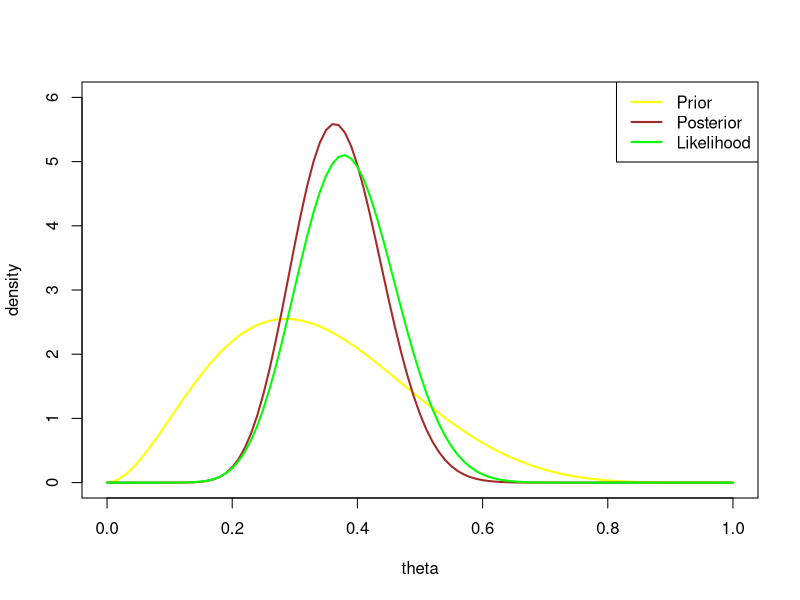
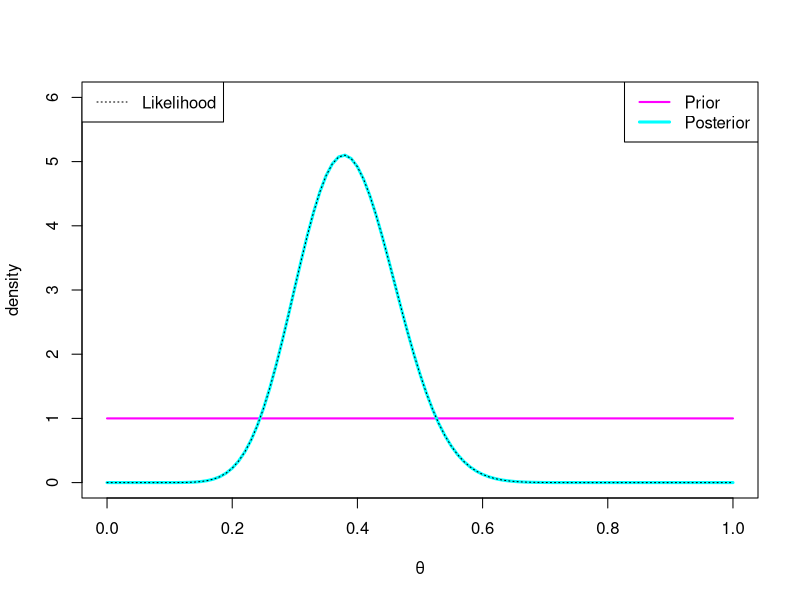
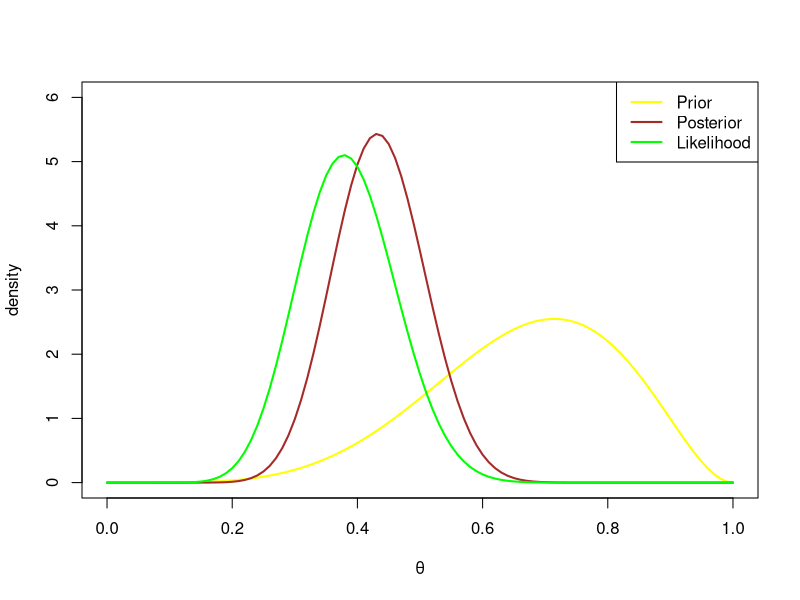
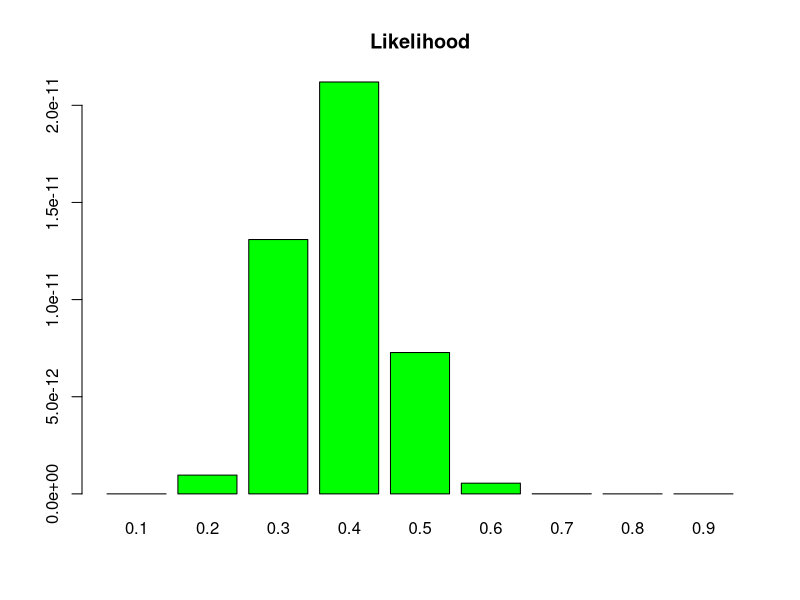
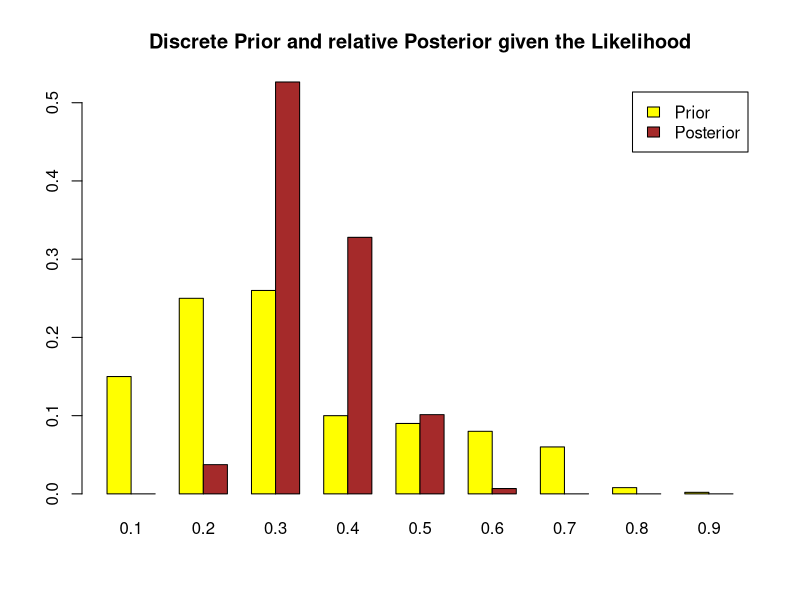
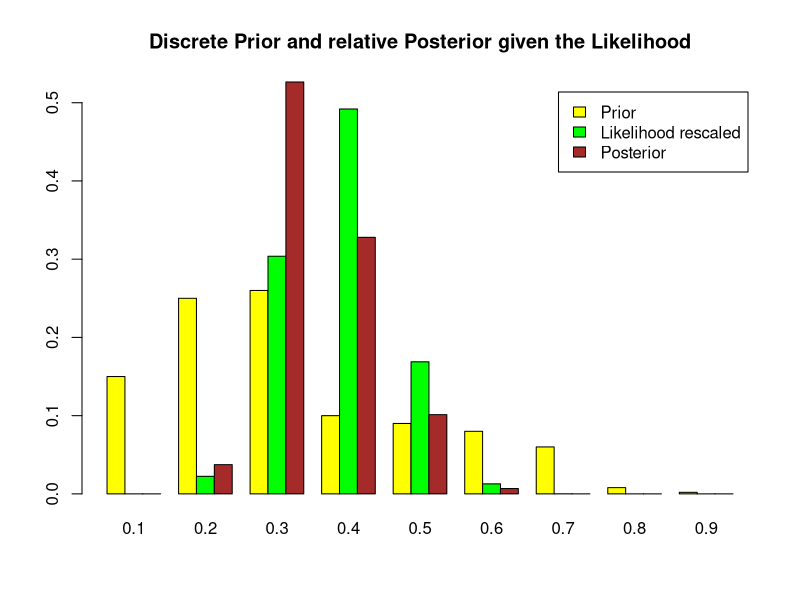
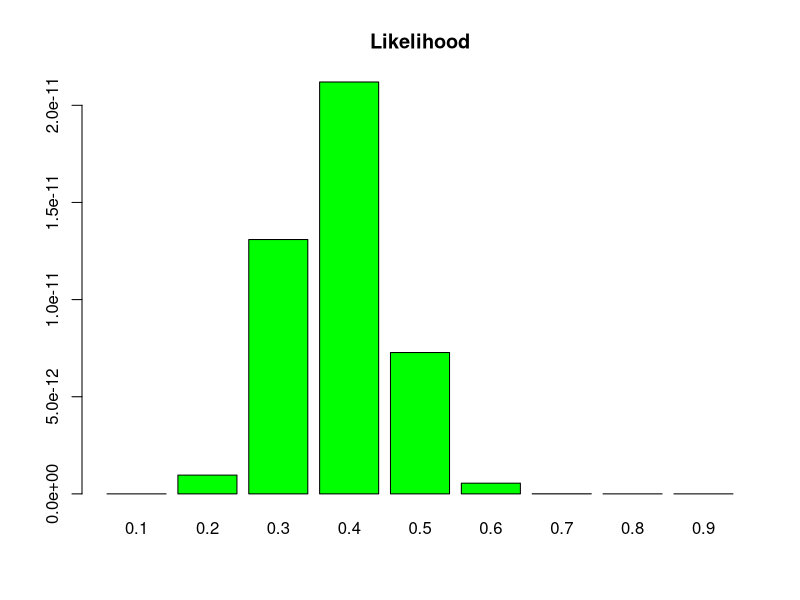
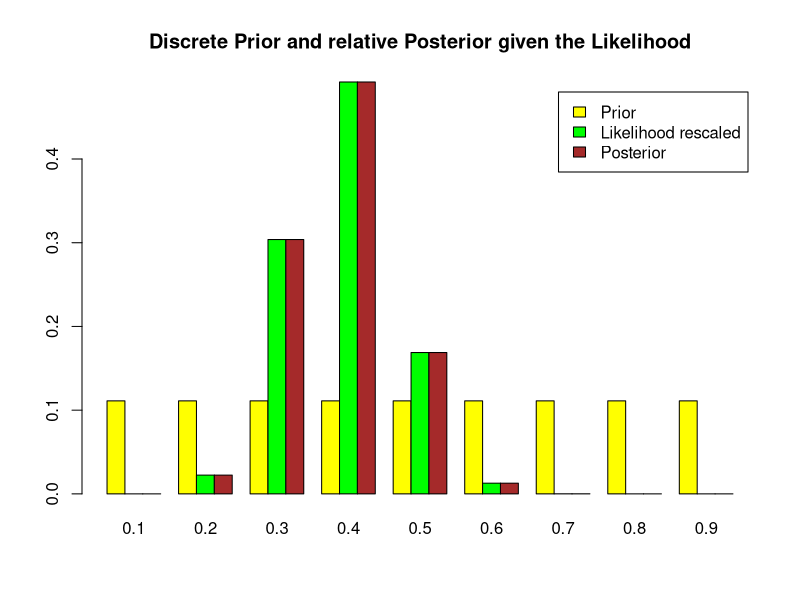

Reproduce these figures in R, in order.
## ---- chunk 1
knitr::opts_chunk$set(echo = TRUE)
## ---- chunk 2
b=6
a=3
## ---- chunk 3
#Prior mean
E_th0=a/(a+b)
E_th0
#Prior variance
var_th0=(a*b)/((a+b)^2+(a+b+1))
var_th0
#P(th<0.5)
priorE0=pbeta(0.5,a,b)
priorE0
#Verifying that the quantile, given the probability 0.85, corresponds to 0.5
quant_p0.85_th0=qbeta(0.85,a,b)
quant_p0.85_th0
## ---- chunk 4
n=37
sumy=14
an=a+sumy
bn=b+n-sumy
## ---- chunk 5
E_thn=an/(an+bn)
E_thn

#Posterior variance
var_thn=(an*bn)/((an+bn)^2+(an+bn+1))
var_thn

#Posterior mean as a convex combination
E_thn_v2=(a/(a+b))*((a+b)/(a+b+n))+(sumy/n)*(n/(a+b+n))
E_thn_v2
## ---- chunk 6
median_thn=qbeta(0.5,an,bn)
median_thn
 
quant_p0.85_thn=qbeta(0.85,an,bn)
quant_p0.85_thn

ConfRegion=qbeta(c(0.025,0.975),an,bn)
ConfRegion
## ---- chunk 7
Prior_distr=curve(dbeta(x,a,b),from=0,to=1,col="yellow",
                  lwd=2,ylab="density",xlab="theta",ylim=c(0,6))
Post_distr=curve(dbeta(x, an, bn), from=0, to=1, col="brown",
                 lwd=2,ylab="density",xlab="theta", add=T)
Likelihood_distr=curve(dbeta(x, sumy+1, n-sumy+1), from=0, to=1, col="green",
                 lwd=2,ylab="density",xlab="theta", add=T)
legend("topright",c("Prior","Posterior","Likelihood"),
       lwd=c(2,2,2),col=c("yellow","brown","green"))
## ---- chunk 8
Pred_distr=E_thn
SleepingWell_new=Pred_distr*20
SleepingWell_new
## ---- chunk 9
priorE0=pbeta(0.5,a,b)
posteriorE0=pbeta(0.5,an,bn)
priorE1=1-pbeta(0.5,a,b)
posteriorE1=1-pbeta(0.5,an,bn)
BF=(posteriorE0/posteriorE1)/(priorE0/priorE1)
BF
BFlog10=log10(BF)
BFlog10
## ---- chunk 10
al=1
be=1
## ---- chunk 11
#Prior mean
E_th0_2=al/(al+be)
E_th0_2
#Prior variance
var_th0_2=(al*be)/((al+be)^2+(al+be+1))
var_th0_2
## ---- chunk 12
n=37
sumy=14
aln=al+sumy
ben=be+n-sumy
## ---- chunk 13
#Posterior mean
E_thn_2=aln/(aln+ben)
E_thn_2
#Posterior variance
var_thn_2=(aln*ben)/((aln+ben)^2+(aln+ben+1))
var_thn_2
#Posterior mean as a convex combination 
E_thn_2_v2=(al/(al+be))*((al+be)/(al+be+n))+(sumy/n)*(n/(al+be+n))
E_thn_2_v2
## ---- chunk 14
median_thn_2=qbeta(0.5,aln,ben)
median_thn_2

quant_p0.85_thn_2=qbeta(0.85,aln,ben)
quant_p0.85_thn_2

ConfRegion_2=qbeta(c(0.025,0.975),aln,ben)
ConfRegion_2
## ---- chunk 15
Prior_distr=curve(dbeta(x,al,be),from=0,to=1,col="magenta",
                  lwd=2,ylab="density",xlab="θ",ylim=c(0,6))
Post_distr=curve(dbeta(x, aln, ben), from=0, to=1, col="cyan",
                 lwd=3,ylab="density",xlab="θ", add=T)
Likelihood_distr=curve(dbeta(x, sumy+1, n-sumy+1), from=0, to=1, col="black",
                       lwd=1,lty=3, ylab="density",xlab="θ", add=T)
legend("topright",c("Prior","Posterior"),
       lwd=c(2,3), col=c("magenta","cyan"))
legend("topleft","Likelihood",lty=3, col="black")
## ---- chunk 16
Pred_distr_2=E_thn_2
SleepingWell_new_2=Pred_distr_2*20
SleepingWell_new_2
## ---- chunk 17
priorE0_2=pbeta(0.5,al,be)
posteriorE0_2=pbeta(0.5,aln,ben)
priorE1_2=1-pbeta(0.5,al,be)
posteriorE1_2=1-pbeta(0.5,aln,ben)
BF_2=(posteriorE0_2/posteriorE1_2)/(priorE0_2/priorE1_2)
BF_2
BF_2log10=log10(BF_2)
BF_2log10
## ---- chunk 18
a3=6
b3=3
## ---- chunk 19
#Prior mean
E_th0_3=a3/(a3+b3)
E_th0_3
#P(th>0.5)
priorE1_3=1-pbeta(0.5,a3,b3)
priorE1_3
#Verifying if we have 85% probability to observe a theta greater than 0.5
quant_p0.85_th0_3=qbeta(1-0.85,a3,b3)
quant_p0.85_th0_3
#Prior variance
var_th0_3=(a3*b3)/((a3+b3)^2+(a3+b3+1))
var_th0_3
## ---- chunk 20
n=37
sumy=14
a3n=a3+sumy
b3n=b3+n-sumy
## ---- chunk 21
#Posterior mean
E_thn_3=a3n/(a3n+b3n)
E_thn_3
#Posterior variance
var_thn_3=(a3n*b3n)/((a3n+b3n)^2+(a3n+b3n+1))
var_thn_3
#Posterior mean as a convex combination of the prior and the sample means
E_thn_v2_3=(a3/(a3+b3))*((a3+b3)/(a3+b3+n))+(sumy/n)*(n/(a3+b3+n))
E_thn_v2_3
## ---- chunk 22
median_thn_3=qbeta(0.5,a3n,b3n)
median_thn_3

quant_p0.85_thn_3=qbeta(1-0.85,a3n,b3n)
quant_p0.85_thn_3

ConfRegion_3=qbeta(c(0.025,0.975),a3n,b3n)
ConfRegion_3
## ---- chunk 23
Prior_distr_3=curve(dbeta(x,a3,b3),from=0,to=1,col="yellow",
                  lwd=2,ylab="density",xlab="θ",ylim=c(0,6))
Post_distr_3=curve(dbeta(x, a3n, b3n), from=0, to=1, col="brown",
                 lwd=2,ylab="density",xlab="θ", add=T)
Likelihood_distr_3=curve(dbeta(x, sumy+1, n-sumy+1), from=0, to=1, col="green",
                       lwd=2,ylab="density",xlab="θ", add=T)
legend("topright",c("Prior","Posterior","Likelihood"),
       lwd=c(2,2,2),col=c("yellow","brown","green"))
## ---- chunk 24

Pred_distr_3=E_thn_3

SleepingWell_new_3=Pred_distr_3*20
## ---- chunk 25

priorE0_3=pbeta(0.5,a3,b3)
posteriorE0_3=pbeta(0.5,a3n,b3n)
priorE1_3
posteriorE1_3=1-pbeta(0.5,a3n,b3n)
BF_3=(posteriorE0_3/posteriorE1_3)/(priorE0_3/priorE1_3)
BF_3log10=log10(BF_3)
## ---- chunk 26
theta=seq(0.1,0.9,by=0.1)
Prior_P=c(0.15,0.25,0.26,0.10,0.09,0.08,0.06,0.008,0.002)
## ---- chunk 27
#Prior mean
E_Prior_P=0
for(i in 1:length(theta)){
  E_Prior_P=E_Prior_P+theta[i]*Prior_P[i]
}
E_Prior_P

#Prior variance
Var_Prior_P=0
for(i in 1:length(theta)){
  Var_Prior_P=Var_Prior_P+((theta[i]-E_Prior_P)^2)*Prior_P[i]
}
Var_Prior_P

#Prior probability of E0
E0_Prior_P=sum(Prior_P[1:5])
E0_Prior_P
## ---- chunk 28
sumy=14
n=37
Likelihood_P=rep(0,9)
for(i in 1:length(theta)){
  Likelihood_P[i]=theta[i]^sumy*(1-theta[i])^(n-sumy)
}
## ---- chunk 29
Likelihood_P_scaled_for_graph=rep(0,9)
for(i in 1:length(theta)){
  Likelihood_P_scaled_for_graph[i]=Likelihood_P[i]/sum(Likelihood_P[1:9])
}
## ---- chunk 30
barplot(Likelihood_P, col="green", main="Likelihood",
        names.arg=c("0.1","0.2","0.3","0.4","0.5","0.6","0.7","0.8","0.9"))
## ---- chunk 31
Numerator=rep(0,9)
Denominator=0
for(k in 1:length(theta)){
  Numerator[k]=Prior_P[k]*Likelihood_P[k]
  Denominator=Denominator+Numerator[k]
}
## ---- chunk 32
Posterior_P=rep(0,9)
sum_for_checking=0
for(h in 1:length(theta)){
  Posterior_P[h]=Numerator[h]/Denominator
  sum_for_checking=sum_for_checking+Posterior_P[h]
}
sum_for_checking
Posterior_P
## ---- chunk 33

matr_discrete_P=matrix(data=c(Prior_P,Posterior_P), 
                     nrow=2, ncol=9, byrow=T)
barplot(matr_discrete_P,col=c("yellow","brown"),beside=T, 
        main="Discrete Prior and relative Posterior given the Likelihood",
        names.arg=c("0.1","0.2","0.3","0.4","0.5","0.6","0.7","0.8","0.9"),
        legend.text=c("Prior","Posterior"))
## ---- chunk 34
matr_discrete_P_three=matrix(data=c(Prior_P,Likelihood_P_scaled_for_graph,
                                    Posterior_P), 
                       nrow=3, ncol=9, byrow=T)
barplot(matr_discrete_P_three,col=c("yellow","green","brown"),beside=T, 
        main="Discrete Prior and relative Posterior given the Likelihood",
        names.arg=c("0.1","0.2","0.3","0.4","0.5","0.6","0.7","0.8","0.9"),
        legend.text=c("Prior","Likelihood rescaled","Posterior"))
## ---- chunk 35
#Posterior mean
E_Post_P=0
for(i in 1:length(theta)){
  E_Post_P=E_Post_P+theta[i]*Posterior_P[i]
}
E_Post_P

#Posterior variance
Var_Post_P=0
for(i in 1:length(theta)){
  Var_Post_P=Var_Post_P+((theta[i]-E_Post_P)^2)*Posterior_P[i]
}
Var_Post_P

#Posterior probability of E0
E0_Posterior_P=sum(Posterior_P[1:5])
E0_Posterior_P

#The median 
Median_Posterior_P=(sum(Posterior_P[1:5])+sum(Posterior_P[1:4]))/2

#Confidence Region
CR_P=sum(Posterior_P[3:5])
## ---- chunk 36
Predictive_P=0
for(i in 1:length(theta)){
  Predictive_P=Predictive_P+theta[i]*Posterior_P[i]
}
Predictive_P
SleepingWell_new_P=Predictive_P*20
SleepingWell_new_P
## ---- chunk 37
E0_Prior_P
E0_Posterior_P
E1_Prior_P=sum(Prior_P[6:9])
E1_Posterior_P=sum(Posterior_P[6:9])
BF_P=(E0_Posterior_P/E1_Posterior_P)/(E0_Prior_P/E1_Prior_P)
BFlog10_P=log10(BF_P)
## ---- chunk 38
theta=seq(0.1,0.9,by=0.1)
Prior_P2=rep(1/9, 9)
## ---- chunk 39
#Prior mean
E_Prior_P2=0
for(i in 1:length(theta)){
  E_Prior_P2=E_Prior_P2+theta[i]*Prior_P2[i]
}
E_Prior_P2

#Prior variance
Var_Prior_P2=0
for(i in 1:length(theta)){
  Var_Prior_P2=Var_Prior_P2+((theta[i]-E_Prior_P2)^2)*Prior_P2[i]
}
Var_Prior_P2

#Prior probability of E0
E0_Prior_P2=sum(Prior_P2[1:5])
E0_Prior_P2

#Median
Median_Prior_P2=(sum(Prior_P2[1:5])+sum(Prior_P2[1:4]))/2
## ---- chunk 40
sumy=14
n=37
Likelihood_P2=rep(0,9)
for(i in 1:length(theta)){
  Likelihood_P2[i]=theta[i]^sumy*(1-theta[i])^(n-sumy)
}
Likelihood_P_scaled_for_graph_2=rep(0,9)
for(i in 1:length(theta)){
  Likelihood_P_scaled_for_graph_2[i]=Likelihood_P2[i]/sum(Likelihood_P2[1:9])
}
## ---- chunk 41

barplot(Likelihood_P2, col="green", main="Likelihood",
        names.arg=c("0.1","0.2","0.3","0.4","0.5","0.6","0.7","0.8","0.9"))
## ---- chunk 42
Numerator2=rep(0,9)
Denominator2=0
for(k in 1:length(theta)){
  Numerator2[k]=Prior_P2[k]*Likelihood_P2[k]
  Denominator2=Denominator2+Numerator2[k]
}
## ---- chunk 43

Posterior_P2=rep(0,9)
sum_for_checking2=0
for(h in 1:length(theta)){
  Posterior_P2[h]=Numerator2[h]/Denominator2
  sum_for_checking2=sum_for_checking2+Posterior_P2[h]
}
sum_for_checking2
Posterior_P2
## ---- chunk 44
matr_discrete_P_three2=matrix(data=c(Prior_P2,Likelihood_P_scaled_for_graph_2,
                                    Posterior_P2), 
                             nrow=3, ncol=9, byrow=T)
barplot(matr_discrete_P_three2,col=c("yellow","green","brown"),beside=T, 
        main="Discrete Prior and relative Posterior given the Likelihood",
        names.arg=c("0.1","0.2","0.3","0.4","0.5","0.6","0.7","0.8","0.9"),
        legend.text=c("Prior","Likelihood rescaled","Posterior"))
## ---- chunk 45
#Posterior mean
E_Post_P2=0
for(i in 1:length(theta)){
  E_Post_P2=E_Post_P2+theta[i]*Posterior_P2[i]
}
E_Post_P2

#Variance
Var_Post_P2=0
for(i in 1:length(theta)){
  Var_Post_P2=Var_Post_P2+((theta[i]-E_Post_P2)^2)*Posterior_P2[i]
}
Var_Post_P2

#Quantiles
E0_Posterior_P2=sum(Posterior_P2[1:5])
E0_Posterior_P2

#Median
Median_Posterior_P2=(sum(Posterior_P2[1:5])+sum(Posterior_P2[1:4]))/2

#Confidence Region
CR_P2=sum(Posterior_P2[3:5])
## ---- chunk 46
Predictive_P2=0
for(i in 1:length(theta)){
  Predictive_P2=Predictive_P2+theta[i]*Posterior_P2[i]
}
Predictive_P2
SleepingWell_new_P2=Predictive_P2*20
SleepingWell_new_P2
## ---- chunk 47
E0_Prior_P2
E0_Posterior_P2
E1_Prior_P2=sum(Prior_P2[6:9])
E1_Posterior_P2=sum(Posterior_P2[6:9])
BF_P2=(E0_Posterior_P2/E1_Posterior_P2)/(E0_Prior_P2/E1_Prior_P2)
BFlog10_P2=log10(BF_P2)
## ---- chunk 48
theta=seq(0.1,0.9,by=0.1)
Prior_P3=c(0.002,0.008,0.022,0.028,0.09,0.18,0.26,0.25,0.16)

#Prior mean
E_Prior_P3=0
for(i in 1:length(theta)){
  E_Prior_P3=E_Prior_P3+theta[i]*Prior_P3[i]
}
E_Prior_P3

#Prior variance
Var_Prior_P3=0
for(i in 1:length(theta)){
  Var_Prior_P3=Var_Prior_P3+((theta[i]-E_Prior_P3)^2)*Prior_P3[i]
}
Var_Prior_P3

#Prior probability of E0
E1_Prior_P3=1-sum(Prior_P3[1:5])
E1_Prior_P3
## ---- chunk 49
sumy=14
n=37
Likelihood_P3=rep(0,9)
for(i in 1:length(theta)){
  Likelihood_P3[i]=theta[i]^sumy*(1-theta[i])^(n-sumy)
}
Likelihood_P_scaled_for_graph3=rep(0,9)
for(i in 1:length(theta)){
  Likelihood_P_scaled_for_graph3[i]=Likelihood_P3[i]/sum(Likelihood_P3[1:9])
}
Likelihood_P_scaled_for_graph3
## ---- chunk 50
barplot(Likelihood_P3, col="green", main="Likelihood",
        names.arg=c("0.1","0.2","0.3","0.4","0.5","0.6","0.7","0.8","0.9"))
## ---- chunk 51
Numerator3=rep(0,9)
Denominator3=0
for(k in 1:length(theta)){
  Numerator3[k]=Prior_P3[k]*Likelihood_P3[k]
  Denominator3=Denominator3+Numerator3[k]
}
## ---- chunk 52
Posterior_P3=rep(0,9)
sum_for_checking3=0
for(h in 1:length(theta)){
  Posterior_P3[h]=Numerator3[h]/Denominator3
  sum_for_checking3=sum_for_checking3+Posterior_P3[h]
}
sum_for_checking3
Posterior_P3
## ---- chunk 53
matr_discrete_P3=matrix(data=c(Prior_P3,Posterior_P3), 
                       nrow=2, ncol=9, byrow=T)
barplot(matr_discrete_P3,col=c("yellow","brown"),beside=T, 
        main="Discrete Prior and relative Posterior given the Likelihood",
        names.arg=c("0.1","0.2","0.3","0.4","0.5","0.6","0.7","0.8","0.9"),
        legend.text=c("Prior","Posterior"))
## ---- chunk 54
matr_discrete_P_three=matrix(data=c(Prior_P3,Likelihood_P_scaled_for_graph3,
                                    Posterior_P3), 
                             nrow=3, ncol=9, byrow=T)
barplot(matr_discrete_P_three,col=c("yellow","green","brown"),beside=T, 
        main="Discrete Prior and relative Posterior given the Likelihood(rescaled)",
        names.arg=c("0.1","0.2","0.3","0.4","0.5","0.6","0.7","0.8","0.9"),
        legend.text=c("Prior","Likelihood rescaled","Posterior"))
## ---- chunk 55
#Posterior mean
E_Post_P3=0
for(i in 1:length(theta)){
  E_Post_P3=E_Post_P3+theta[i]*Posterior_P3[i]
}
E_Post_P3

#Posterior variance
Var_Post_P3=0
for(i in 1:length(theta)){
  Var_Post_P3=Var_Post_P3+((theta[i]-E_Post_P3)^2)*Posterior_P3[i]
}
Var_Post_P3

#Posterior quantiles
E0_Posterior_P3=sum(Posterior_P3[1:5])
E0_Posterior_P3

#Median
Median_Posterior_P3=(sum(Posterior_P3[1:5])+sum(Posterior_P3[1:4]))/2

#Confidence Region
CR_P3=sum(Posterior_P3[3:5])
## ---- chunk 56
Predictive_P3=0
for(i in 1:length(theta)){
  Predictive_P3=Predictive_P3+theta[i]*Posterior_P3[i]
}
Predictive_P3
SleepingWell_new_P3=Predictive_P3*20
SleepingWell_new_P3
## ---- chunk 57
E0_Prior_P3=sum(Prior_P3[1:5])
E0_Posterior_P3
E1_Prior_P3
E1_Posterior_P3=sum(Posterior_P3[6:9])
BF_P3=(E0_Posterior_P3/E1_Posterior_P3)/(E0_Prior_P3/E1_Prior_P3)
BFlog10_P3=log10(BF_P3)
## ---- chunk 58
#setting the hyperparameters as vector
s=c(4,1,0.1)
c=c(-1,0,1)

#Initializing the matrices
tab_E_th=matrix(nrow=3, ncol=3)
tab_E_th_lessthan_0.5=matrix(nrow=3, ncol=3)
G=50000

#fill the table with all the values
for (i in 1:length(c)){
  for (j in 1:length(s)){
    set.seed(137)
    x=rnorm(G, mean=c[i], sd=s[j])
    theta=1/(1+exp(-x))
    tab_E_th[j,i]=mean(theta)
    tab_E_th_lessthan_0.5[j,i]=mean(theta<0.5)
  }
}
## ---- chunk 59
round(tab_E_th,3)
## ---- chunk 60
round(tab_E_th_lessthan_0.5,3)
## ---- chunk 61
c=-1
s=1
G=50000
set.seed(137)
x=rnorm(G,c,s)
hist(x)
## ---- chunk 62
#transforming the theta
theta=1/(1+exp(-x))
hist(theta, freq=F)
## ---- chunk 63
eta_g_Prior=mean(theta)
eta_g_Prior

Prior_E0=mean(theta<0.5)
Prior_E0
## ---- chunk 64
cms=cumsum(theta)
plot(1:G,cms/1:G,type="b",ylim=c(0,1),main="cumulative mean")
abline(h=eta_g_Prior,lwd=2,col="magenta")
## ---- chunk 65
n=37
sumy=14
sample_mean=sumy/n
sample_mean
## ---- chunk 66
model_log_post=function(theta,n,sumy,c,s){
  if(theta<0|theta>1){
    return(-Inf)
  }
  out=(sumy-1)*log(theta)+(n-sumy-1)*log(1-theta)-log(s)-
    1/2*log(2*3.14)-1/(2*s^2)*(log(theta/(1-theta))-c)^2
  return(out)
}
## ---- chunk 67
#try to have an idea of the distribution
gr_th=seq(0,1,by=0.001)
post_grid=c()
for(i in 1:length(gr_th)){
    post_grid[i]=model_log_post(gr_th[i],n,sumy,c,s)
}
#posterior distribution
plot(gr_th,post_grid,lwd=3,col="magenta")
## ---- chunk 68
MH_algorithm=function(G,burnin,thin,n,sumy,c,s,sigma,theta0=0.5){
  iterations=burnin+thin*G
  g=1
  theta=vector("numeric",length=G)
  current_state=theta0
  acceptance=0;
  for(iter in 1:iterations) {
    epsilon=rnorm(1,mean=0,sd=sigma)
    prop_state=current_state+epsilon
    if(prop_state<0|prop_state>1){
      l_a=-Inf
      }else{
        l_a=min(0,(model_log_post(prop_state,n,sumy,c,s))-
              (model_log_post(current_state,n,sumy,c,s)))
      }
    l_u=log(runif(1))
    if(l_u<l_a){
      current_state=prop_state
      acceptance=acceptance+1
    }
    if((iter>burnin)&(iter%%thin==0)){
      theta[g]=current_state
      g=g+1
    }
  }
  cat("Acceptance rate=",acceptance/iterations,"\n")
  return(theta)
}
## ---- chunk 69
set.seed(137)
G=2000
burnin=1000
thin<- 1
sigma=1
th_trysample1=MH_algorithm(G,burnin,thin,n,sumy,c,s,sigma,theta0=0.5)
mean(th_trysample1)
var(th_trysample1)
sqrt(var(th_trysample1))
## ---- chunk 70
par(mfrow=c(1,2))
#trace plot
plot(th_trysample1,type="l",main="theta")
#Autocorrelation plot:
acf(th_trysample1,ylim=c(0,1))
## ---- chunk 71
set.seed(137)
sigma=sqrt(var(th_trysample1))
th_trysample2=MH_algorithm(G,burnin,thin,n,sumy,c,s,sigma,theta0=0.5)
mean(th_trysample2)
var(th_trysample2)
sqrt(var(th_trysample2))
## ---- chunk 72
#trace plot
plot(th_trysample2,type="l",main="theta")
#Autocorrelation plot:
acf(th_trysample2,ylim=c(0,1))
## ---- chunk 73
set.seed(137)
G=5000
burnin=1000
thin<- 5
sigma=sqrt(var(th_trysample2))
th_trysample3=MH_algorithm(G,burnin,thin,n,sumy,c,s,sigma,theta0=0.5)
mean(th_trysample3)
var(th_trysample3)
sqrt(var(th_trysample3))
## ---- chunk 74
#trace plot
plot(th_trysample3,type="l",main="theta")
#Autocorrelation plot:
acf(th_trysample3,ylim=c(0,1))
## ---- chunk 75
set.seed(137)
G=5000
burnin=1000
thin<- 5
sigma=sqrt(var(th_trysample3))
th_trysample4=MH_algorithm(G,burnin,thin,n,sumy,c,s,sigma,theta0=0.5)
mean(th_trysample4)
var(th_trysample4)
## ---- chunk 76
#trace plot
plot(th_trysample4,type="l",main="theta")
#Autocorrelation plot:
acf(th_trysample4,ylim=c(0,1))
## ---- chunk 77
set.seed(137)
G=5000
burnin=1000
thin<- 10
sigma=0.1
th_trysample5=MH_algorithm(G,burnin,thin,n,sumy,c,s,sigma,theta0=0.5)
mean(th_trysample5)
var(th_trysample5)
## ---- chunk 78
#trace plot
plot(th_trysample5,type="l",main="theta")
#Autocorrelation plot:
acf(th_trysample5,ylim=c(0,1))
## ---- chunk 79
set.seed(137)
G=5000
burnin=1000
thin<- 10
sigma=0.3
th_trysample6=MH_algorithm(G,burnin,thin,n,sumy,c,s,sigma,theta0=0.5)
mean(th_trysample6)
var(th_trysample6)
## ---- chunk 80
#trace plot
plot(th_trysample6,type="l",main="theta")
#Autocorrelation plot:
acf(th_trysample6,ylim=c(0,1))
## ---- chunk 81
set.seed(137)
G=5000
burnin=1000
thin<- 10
sigma=0.391
th_trysample7=MH_algorithm(G,burnin,thin,n,sumy,c,s,sigma,theta0=0.5)
mean(th_trysample7)
var(th_trysample7)
## ---- chunk 82
#trace plot
plot(th_trysample7,type="l",main="theta")
#Autocorrelation plot:
acf(th_trysample7,ylim=c(0,1))
## ---- chunk 83
th_Post=th_trysample7
## ---- chunk 84
#Posterior mean
eta_g_Post=mean(th_Post)
eta_g_Post

#Posterior variance
PostVar=var(th_Post)
PostSD=sqrt(PostVar)
PostVar
PostSD
## ---- chunk 85
par(mfrow=c(1,1))
plot(th_Post,type="l", main="theta")
acf(th_Post,ylim=c(0,1), main="Autocorrelation of theta chain")
hist(th_Post,nclass="fd",freq=F,main="Posterior density of theta",col="green")
#kernel density
lines(density(th_Post),col="black",lwd=3)
## ---- chunk 86
#Posterior quantile
quantile(th_Post,prob=c(0.025,0.5,0.975))
hist(th_Post,nclass="fd",freq=F,main="Posterior density of theta",col="green")
abline(v=quantile(th_Post,prob=0.025),col="red",lty=2,lwd=3)
abline(v=quantile(th_Post,prob=0.5),col="red",lty=2,lwd=3)
abline(v=quantile(th_Post,prob=0.975),col="red",lty=2,lwd=3)
## ---- chunk 87
y_star <- vector(length=G)
for(g in 1:G){
  y_star[g]=rbinom(1,1,th_Post[g])
}
SleepingWellPrediction=mean(y_star)*20
SleepingWellPrediction
## ---- chunk 88
Prior_E0
Post_E0=mean(th_Post<0.5)
Prior_E1=1-Prior_E0
Post_E1=1-Post_E0
BayesFactor=(Post_E0/Post_E1)/(Prior_E0/Prior_E1)
BayesFactor_log10=log10(BayesFactor)
## ---- chunk 89
c=0
s=1
G=50000
set.seed(137)
x=rnorm(G,c,s)
hist(x)

#transforming the theta
theta=1/(1+exp(-x))

#Monte Carlo estimation of mean and P(theta<=0.5)
eta_g_Prior=mean(theta)
eta_g_Prior
Prior_E0=mean(theta<0.5)
Prior_E0
## ---- chunk 90
cms=cumsum(theta)
plot(1:G,cms/1:G,type="b",ylim=c(0,1),main="cumulative mean")
abline(h=eta_g_Prior,lwd=2,col="magenta")
## ---- chunk 91
gr_th=seq(0,1,by=0.001)
post_grid=c()
for(i in 1:length(gr_th)){
  post_grid[i]=model_log_post(gr_th[i],n,sumy,c,s)
}
#posterior distribution
plot(gr_th,post_grid,lwd=3,col="magenta")
## ---- chunk 92
#Seventh try
set.seed(137)
G=5000
burnin=1000
thin<- 10
sigma=0.396
th_trysample7=MH_algorithm(G,burnin,thin,n,sumy,c,s,sigma,theta0=0.5)
mean(th_trysample7)
var(th_trysample7)
#Graphical inspection
#trace plot
plot(th_trysample7,type="l",main="theta")
#Autocorrelation plot:
acf(th_trysample7,ylim=c(0,1))
## ---- chunk 93
th_Post=th_trysample7
#Posterior mean
eta_g_Post=mean(th_Post)
eta_g_Post

#Posterior variance
PostVar=var(th_Post)
PostSD=sqrt(PostVar)
PostVar
PostSD

#Posterior quantile
quantile(th_Post,prob=c(0.025,0.5,0.975))
hist(th_Post,nclass="fd",freq=F,main="Posterior density of theta",col="green")
abline(v=quantile(th_Post,prob=0.025),col="red",lty=2,lwd=3)
abline(v=quantile(th_Post,prob=0.5),col="red",lty=2,lwd=3)
abline(v=quantile(th_Post,prob=0.975),col="red",lty=2,lwd=3)
## ---- chunk 94
par(mfrow=c(1,1))
plot(th_Post,type="l", main="theta")
acf(th_Post,ylim=c(0,1), main="Autocorrelation of theta chain")
hist(th_Post,nclass="fd",freq=F,main="Posterior density of theta",col="green")
#kernel density
lines(density(th_Post),col="black",lwd=3)
## ---- chunk 95
y_star <- vector(length=G)
for(g in 1:G){
  y_star[g]=rbinom(1,1,th_Post[g])
}
SleepingWellPrediction=mean(y_star)*20
## ---- chunk 96
Prior_E0
Post_E0=mean(th_Post<0.5)
Prior_E1=1-Prior_E0
Post_E1=1-Post_E0
BayesFactor=(Post_E0/Post_E1)/(Prior_E0/Prior_E1)
BayesFactor_log10=log10(BayesFactor)
## ---- chunk 97
c=1
s=1
G=50000
set.seed(137)
x=rnorm(G,c,s)
hist(x)

#transforming the theta
theta=1/(1+exp(-x))

#Monte Carlo estimation of mean and P(theta<=0.5)
eta_g_Prior=mean(theta)
eta_g_Prior
Prior_E0=mean(theta<0.5)
Prior_E0
Density_th_Prior=hist(theta, freq=F)

#running mean and convergence
cms=cumsum(theta)
plot(1:G,cms/1:G,type="b",ylim=c(0,1),main="cumulative mean")
abline(h=eta_g_Prior,lwd=2,col="magenta")
## ---- chunk 98
gr_th=seq(0,1,by=0.001)
post_grid=c()
for(i in 1:length(gr_th)){
  post_grid[i]=model_log_post(gr_th[i],n,sumy,c,s)
}
#posterior distribution
plot(gr_th,post_grid,lwd=3,col="magenta")
## ---- chunk 99
#Seventh try
set.seed(137)
G=5000
burnin=1000
thin<- 10
sigma=0.405
th_trysample7=MH_algorithm(G,burnin,thin,n,sumy,c,s,sigma,theta0=0.5)
mean(th_trysample7)
var(th_trysample7)

#Graphical inspection
#trace plot
plot(th_trysample7,type="l",main="theta")
#Autocorrelation plot:
acf(th_trysample7,ylim=c(0,1))
#Perfect acceptance rate (0.234) and very little presence of autocorrelation!
## ---- chunk 100
th_Post=th_trysample7
#Posterior mean
eta_g_Post=mean(th_Post)
eta_g_Post
#Posterior variance
PostVar=var(th_Post)
PostSD=sqrt(PostVar)
PostVar
PostSD

#Posterior quantile
quantile(th_Post,prob=c(0.025,0.5,0.975))
hist(th_Post,nclass="fd",freq=F,main="Posterior density of theta",col="green")
abline(v=quantile(th_Post,prob=0.025),col="red",lty=2,lwd=3)
abline(v=quantile(th_Post,prob=0.5),col="red",lty=2,lwd=3)
abline(v=quantile(th_Post,prob=0.975),col="red",lty=2,lwd=3)
## ---- chunk 101
par(mfrow=c(1,1))
plot(th_Post,type="l", main="theta")
acf(th_Post,ylim=c(0,1), main="Autocorrelation of theta chain")
hist(th_Post,nclass="fd",freq=F,main="Posterior density of theta",col="green")
#kernel density
lines(density(th_Post),col="black",lwd=3)
## ---- chunk 102
y_star <- vector(length=G)
for(g in 1:G){
  y_star[g]=rbinom(1,1,th_Post[g])
}
SleepingWellPrediction=mean(y_star)*20
## ---- chunk 103
Prior_E0
Post_E0=mean(th_Post<0.5)
Prior_E1=1-Prior_E0
Post_E1=1-Post_E0
BayesFactor=(Post_E0/Post_E1)/(Prior_E0/Prior_E1)
BayesFactor_log10=log10(BayesFactor)
